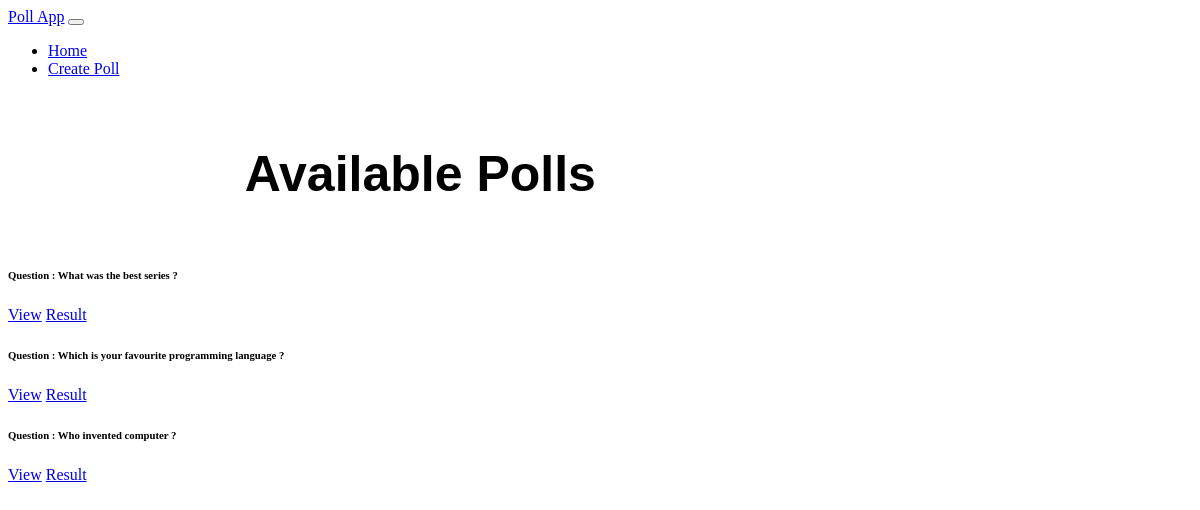
The page / on the database its author committed.
### App/models.py (models this page shows)
class Poll(models.Model):
    question = models.CharField(max_length=200)
    option_A = models.CharField(max_length=100)
    option_B = models.CharField(max_length=100)
    option_C = models.CharField(max_length=100)
    option_A_count = models.IntegerField(default=0)
    option_B_count = models.IntegerField(default=0)
    option_C_count = models.IntegerField(default=0)

### App/views.py (the view)
# urls.py: path('', views.index,name='index'),
def index(request):
    question = Poll.objects.all()
    context = {
        'question':question
    }
    return render(request,'home.html',context)

### App/templates/home.html (shortened to what this page needs)
{%extends 'base.html'%}
{%load static%}
{%block body%}
    <div class="contaier mt-3">
      <h4 class="display-3 text-dark mb-3  " id="para">Available Polls</h4>
      {%for i in question%}
    <div class="card mt-5">
        <div class="card-header">
          <h6 class="text-dark">Question :  {{i.question}}</h6>
        </div>
        <div class="card-body">
          <div class="col-md-6">
            <a href="{% url 'vote' i.id %}" class="btn btn-primary">View</a>
            <a href="{% url 'result' i.id %}" class="btn btn-primary">Result</a>
          </div>
        </div>
      </div>
      {%endfor%}
    </div>
    {%endblock body%}

### App/static/css/style.css (style rules this page uses)
h4 { font-family:'Franklin Gothic Medium', 'Arial Narrow', Arial, sans-serif; }
#para { font-family: 'Franklin Gothic Medium', 'Arial Narrow', Arial, sans-serif; margin-left: 20%; font-size: 50px; }

### rows shown on the page
Poll: question "What was the best series ?"
Poll: question "Which is your favourite programming language ?"
Poll: question "Who invented computer ?"
